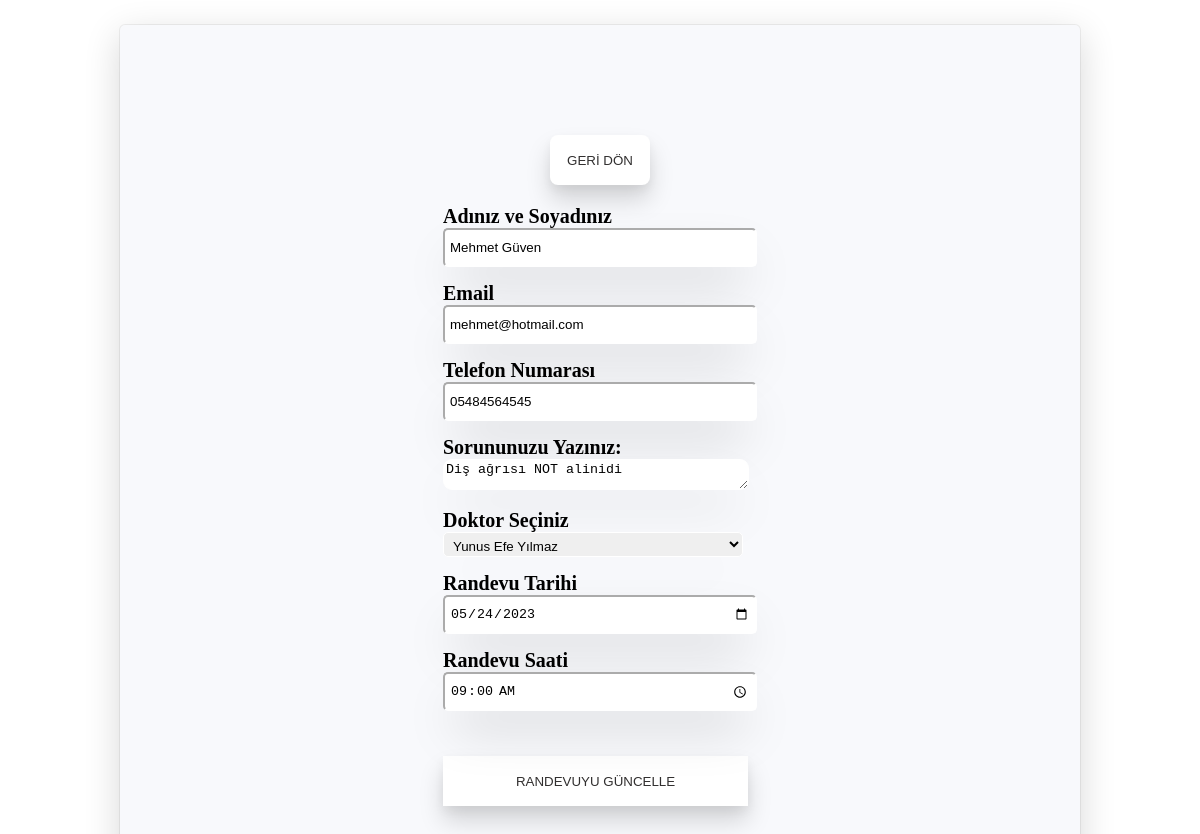
The app's page /updateill.php?hasta_id=12 (signed in), older data.
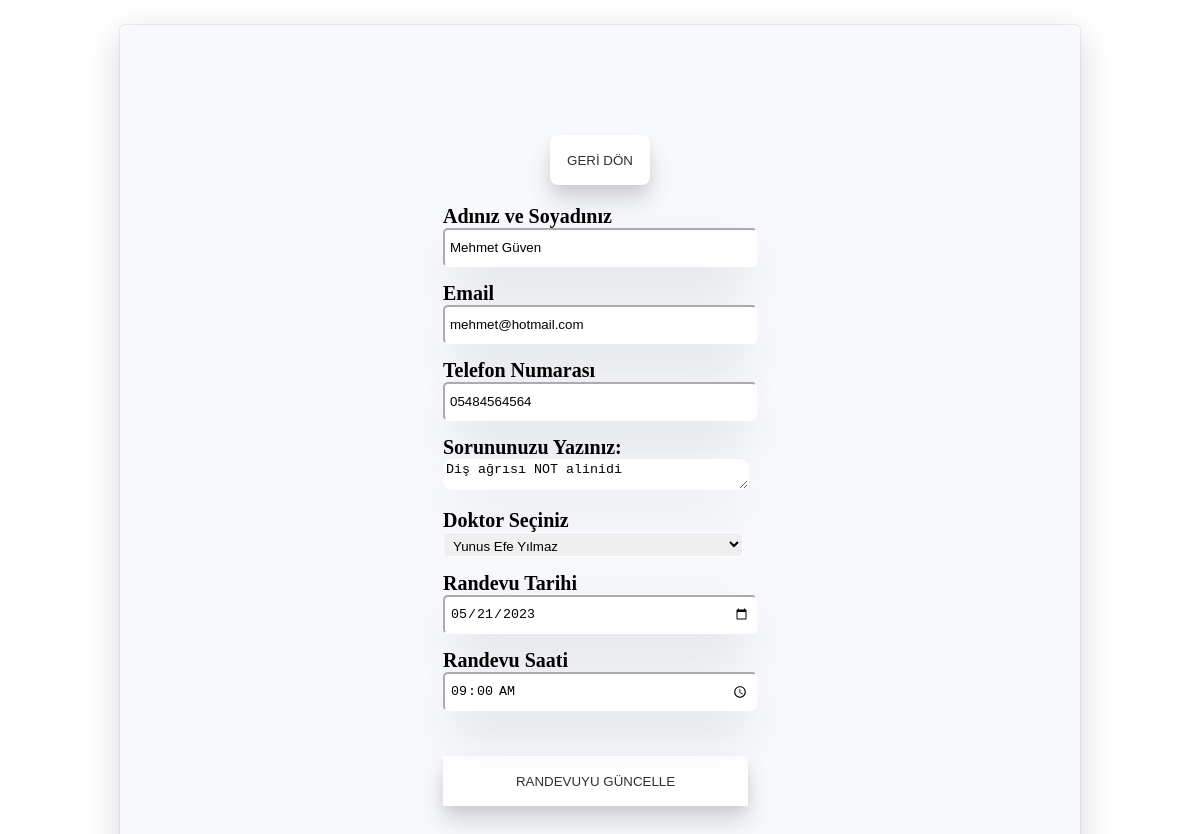
The same page, newer data.
### tables this page shows
CREATE TABLE `hastalar` (
  `hasta_id` smallint(5) UNSIGNED NOT NULL,
  `adsoyadi` varchar(100) NOT NULL,
  `email` varchar(120) NOT NULL,
  `telno` varchar(11) NOT NULL,
  `doktor_id` int(11) NOT NULL,
  `randevu_tarih` date NOT NULL,
  `randevu_saat` time NOT NULL,
  `hasta_text` varchar(200) NOT NULL
);

### updateill.php (the view, shortened to what this page needs)
<?php
require_once "config.php";
$sqldoctordataquery = "SELECT doktor_id,doktor_adsoyadi FROM `doktorlar`";
$sqldoctordata = mysqli_query($db, $sqldoctordataquery);
$sql = "SELECT * FROM `hastalar` WHERE `hasta_id`='" . $_GET["hasta_id"] . "'";
$sqluserdata = mysqli_query($db, $sql);
$hasta = mysqli_fetch_array($sqluserdata);
$hasta_adi = $hasta['adsoyadi'];
$hasta_email = $hasta['email'];
$hasta_telno = $hasta['telno'];
$hasta_text = $hasta['hasta_text'];
$hasta_tarih = $hasta['randevu_tarih'];
$hasta_saat = $hasta['randevu_saat'];
?>
<!DOCTYPE html>
<html>
<head>
    <link rel='stylesheet' href='site.css'>
</head>
<body>
    <div class="formdiv">
        <div class="form">
            <form action='doctorpanel.php' method='POST'>
                <button class="backbutton">GERİ DÖN</button>
            </form>
            <form action="<?php $_PHP_SELF ?>" method="POST">
                <b class="indexlabelinput">Adınız ve Soyadınız</b><br>
                <input type="text" name="hasta_adi" class="inputbox" value='<?php echo $hasta_adi; ?>' required><br>
                <b class="indexlabelinput">Email</b><br>
                <input type="email" name="email" class="inputbox" value="<?php echo $hasta_email; ?>" required><br>
                <b class="indexlabelinput">Telefon Numarası</b><br>
                <input type="tel" name="telno" class="inputbox" placeholder="05XXXXXXXXX" pattern="^\05\d{9}$"
                    title="Lütfen geçerli bir Türkiye telefon numarası girin. Örnek: 05551234567"" value="<?php echo $hasta_telno; ?>" required><br>
                <b class="indexlabelinput">Sorununuzu Yazınız:</b><br>
                <textarea name="hasta_text" placeholder="Örn: Diş Çekimi" class="indexboxarea"
                    required><?php echo $hasta_text; ?></textarea><br>
                <b class="indexlabelinput">Doktor Seçiniz</b><br>
                <select name="doktor_id" id="doktor_id" class="inputbox" required>
                    <optgroup label="Doktorlar">
                        <?php
                        while ($doctordata = mysqli_fetch_array($sqldoctordata)) {
                            echo "<option value=" . $doctordata["doktor_id"] . ">" . $doctordata["doktor_adsoyadi"] . "</option>";
                        }
                        ?>
                    </optgroup>
                </select>
                <br>
                <b class="indexlabelinput">Randevu Tarihi</b><br>
                <input type="date" name="tarih" class="inputbox" value="<?php echo $hasta_tarih; ?>" required><br>
                <b class="indexlabelinput">Randevu Saati</b><br>
                <input type="time" name="saat" class="inputbox" value="<?php echo $hasta_saat; ?>" required><br>
                <button class="inputbutton">RANDEVUYU GÜNCELLE</button>
            </form>
        </div>
    </div>
</body>
</html>

Row changes from the older to the newer data that the page shows:
changed hastalar "Mehmet Güven": telno "05484564545" → "05484564564"; tarih "05/24/2023" → "05/21/2023"
